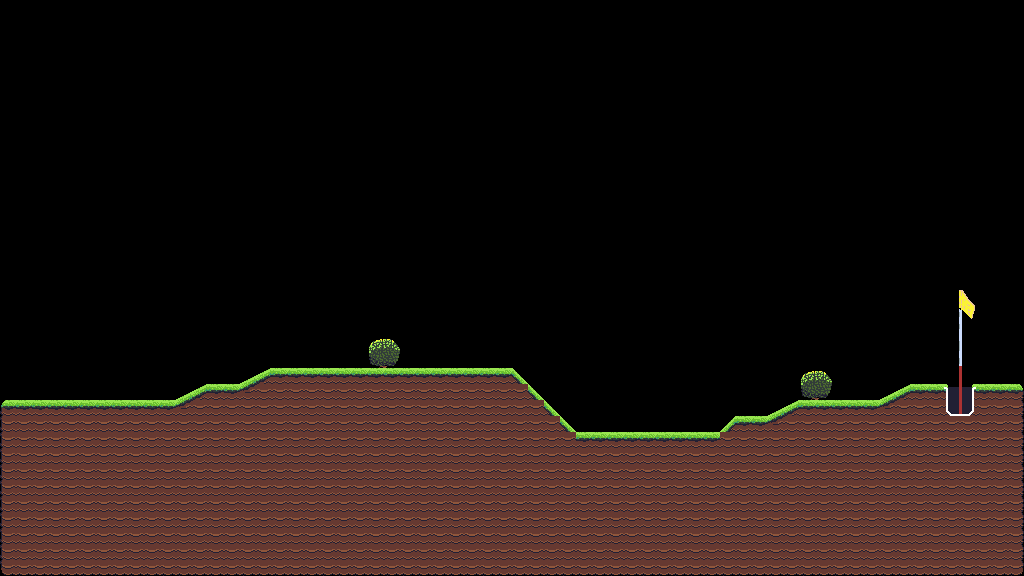

Rendered tile map (Tiled .tmx) drawn with the repository's tilesets; below, a short description and the map source with its tile grids summarised:
An orthogonal 64x36 tile map with 16x16 px tiles, 1 tile layer (Level), 2 tilesets and 203 objects (128x collide, 2x bushes, 2x finish).

<map version="1.10" tiledversion="1.11.1" orientation="orthogonal" renderorder="right-down" width="64" height="36" tilewidth="16" tileheight="16" infinite="0" nextlayerid="8" nextobjectid="7651">
 <tileset firstgid="1" name="prototype" tilewidth="16" tileheight="16" tilecount="128" columns="16">
  <image source="images/prototype.png" width="256" height="128" />
  <tile id="0" type="ground" />
  <tile id="1" type="ground" />
  <tile id="2" type="ground" />
  <tile id="3" type="ground" />
  <tile id="4" type="ground" />
 </tileset>
 <tileset firstgid="129" name="all2" tilewidth="16" tileheight="16" tilecount="210" columns="14">
  <image source="images/all2.png" width="224" height="244" />
 </tileset>
 <layer id="1" name="Level" width="64" height="36">
  <data>[2304 cells, 753 non-empty, 36 distinct tile ids]</data>
 </layer>
 <objectgroup id="7" name="Bushes_Leaf_Object">
  <object id="7638" name="bushes" x="368" y="336" width="32" height="32" />
  <object id="7641" name="bushes" x="800" y="368" width="32" height="32" />
 </objectgroup>
 <objectgroup id="6" name="Bushes_Object">
  <object id="7637" x="371" y="339.5" width="26.5" height="28.5" />
  <object id="7637" x="371" y="339.5" width="26.5" height="28.5" />
  <object id="7640" x="803" y="371.5" width="26.5" height="28.5" />
  <object id="7640" x="803" y="371.5" width="26.5" height="28.5" />
 </objectgroup>
 <objectgroup id="2" name="Ground_Object">
  <object id="7441" type="collide" x="1008" y="384" width="16" height="16" />
  <object id="7442" type="collide" x="0" y="400" width="16" height="16" />
  <object id="7443" type="collide" x="272" y="368" width="16" height="16" />
  <object id="7444" type="collide" x="288" y="368" width="16" height="16" />
  <object id="7445" type="collide" x="304" y="368" width="16" height="16" />
  <object id="7446" type="collide" x="320" y="368" width="16" height="16" />
  <object id="7447" type="collide" x="336" y="368" width="16" height="16" />
  <object id="7448" type="collide" x="352" y="368" width="16" height="16" />
  <object id="7449" type="collide" x="400" y="368" width="16" height="16" />
  <object id="7450" type="collide" x="416" y="368" width="16" height="16" />
  <object id="7451" type="collide" x="432" y="368" width="16" height="16" />
  <object id="7452" type="collide" x="448" y="368" width="16" height="16" />
  <object id="7453" type="collide" x="464" y="368" width="16" height="16" />
  <object id="7454" type="collide" x="480" y="368" width="16" height="16" />
  <object id="7455" type="collide" x="496" y="368" width="16" height="16" />
  <object id="7456" type="collide" x="208" y="384" width="16" height="16" />
  <object id="7457" type="collide" x="224" y="384" width="16" height="16" />
  <object id="7458" type="collide" x="912" y="384" width="16" height="16" />
  <object id="7459" type="collide" x="928" y="384" width="16" height="16" />
  <object id="7460" type="collide" x="976" y="384" width="16" height="16" />
  <object id="7461" type="collide" x="992" y="384" width="16" height="16" />
  <object id="7462" type="collide" x="16" y="400" width="16" height="16" />
  <object id="7463" type="collide" x="32" y="400" width="16" height="16" />
  <object id="7464" type="collide" x="48" y="400" width="16" height="16" />
  <object id="7465" type="collide" x="64" y="400" width="16" height="16" />
  <object id="7466" type="collide" x="80" y="400" width="16" height="16" />
  <object id="7467" type="collide" x="96" y="400" width="16" height="16" />
  <object id="7468" type="collide" x="112" y="400" width="16" height="16" />
  <object id="7469" type="collide" x="128" y="400" width="16" height="16" />
  <object id="7470" type="collide" x="144" y="400" width="16" height="16" />
  <object id="7471" type="collide" x="160" y="400" width="16" height="16" />
  <object id="7472" type="collide" x="832" y="400" width="16" height="16" />
  <object id="7473" type="collide" x="848" y="400" width="16" height="16" />
  <object id="7474" type="collide" x="864" y="400" width="16" height="16" />
  <object id="7475" type="collide" x="736" y="416" width="16" height="16" />
  <object id="7476" type="collide" x="752" y="416" width="16" height="16" />
  <object id="7477" type="collide" x="576" y="432" width="16" height="16" />
  <object id="7478" type="collide" x="592" y="432" width="16" height="16" />
  <object id="7479" type="collide" x="608" y="432" width="16" height="16" />
  <object id="7480" type="collide" x="624" y="432" width="16" height="16" />
  <object id="7481" type="collide" x="640" y="432" width="16" height="16" />
  <object id="7482" type="collide" x="656" y="432" width="16" height="16" />
  <object id="7483" type="collide" x="672" y="432" width="16" height="16" />
  <object id="7484" type="collide" x="688" y="432" width="16" height="16" />
  <object id="7485" type="collide" x="704" y="432" width="16" height="16" />
  <object id="7486" type="collide" x="0" y="560" width="16" height="16" />
  <object id="7487" type="collide" x="0" y="416" width="16" height="16" />
  <object id="7488" type="collide" x="0" y="432" width="16" height="16" />
  <object id="7489" type="collide" x="0" y="448" width="16" height="16" />
  <object id="7490" type="collide" x="0" y="464" width="16" height="16" />
  <object id="7491" type="collide" x="0" y="480" width="16" height="16" />
  <object id="7492" type="collide" x="0" y="496" width="16" height="16" />
  <object id="7493" type="collide" x="0" y="512" width="16" height="16" />
  <object id="7494" type="collide" x="0" y="528" width="16" height="16" />
  <object id="7495" type="collide" x="0" y="544" width="16" height="16" />
  <object id="7496" x="256.261" y="375.913">
   <polygon points="0,0 15.5217,-7.69565 15.5652,5.3913" />
  </object>
  <object id="7497" x="192.261" y="391.913">
   <polygon points="0,0 15.5217,-7.69565 15.5652,5.3913" />
  </object>
  <object id="7498" x="896.261" y="391.913">
   <polygon points="0,0 15.5217,-7.69565 15.5652,5.3913" />
  </object>
  <object id="7499" x="784.261" y="407.913">
   <polygon points="0,0 15.5217,-7.69565 15.5652,5.3913" />
  </object>
  <object id="7500" x="240.348" y="383.783">
   <polygon points="0,0 15.3913,-7.6087 15.3913,0.608696" />
  </object>
  <object id="7501" x="176.348" y="399.783">
   <polygon points="0,0 15.3913,-7.6087 15.3913,0.608696" />
  </object>
  <object id="7502" x="880.348" y="399.783">
   <polygon points="0,0 15.3913,-7.6087 15.3913,0.608696" />
  </object>
  <object id="7503" x="768.348" y="415.783">
   <polygon points="0,0 15.3913,-7.6087 15.3913,0.608696" />
  </object>
  <object id="7504" type="collide" x="1008" y="560" width="16" height="16" />
  <object id="7505" type="collide" x="1008" y="400" width="16" height="16" />
  <object id="7506" type="collide" x="1008" y="416" width="16" height="16" />
  <object id="7507" type="collide" x="1008" y="432" width="16" height="16" />
  <object id="7508" type="collide" x="1008" y="448" width="16" height="16" />
  <object id="7509" type="collide" x="1008" y="464" width="16" height="16" />
  <object id="7510" type="collide" x="1008" y="480" width="16" height="16" />
  <object id="7511" type="collide" x="1008" y="496" width="16" height="16" />
  <object id="7512" type="collide" x="1008" y="512" width="16" height="16" />
  <object id="7513" type="collide" x="1008" y="528" width="16" height="16" />
  <object id="7514" type="collide" x="1008" y="544" width="16" height="16" />
  <object id="7515" x="272" y="368" width="16" height="16" />
  <object id="7516" x="288" y="368" width="16" height="16" />
  <object id="7517" x="304" y="368" width="16" height="16" />
  <object id="7518" x="320" y="368" width="16" height="16" />
  </objectgroup>
 <objectgroup id="3" name="Hole_Object">
  <!-- 8 objects omitted --></objectgroup>
 <objectgroup id="5" name="Spawn_Object">
  <!-- 1 objects omitted --></objectgroup>
</map>
<!-- 119 of 203 objects omitted -->
